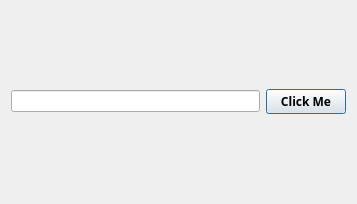
<?xml version="1.0" encoding="UTF-8"?>
<ui version="4.0">
 <class>Dialog</class>
 <widget class="QDialog" name="Dialog">
  <property name="geometry">
   <rect>
    <x>0</x>
    <y>0</y>
    <width>357</width>
    <height>204</height>
   </rect>
  </property>
  <property name="windowTitle">
   <string>Dialog</string>
  </property>
  <layout class="QVBoxLayout" name="verticalLayout">
   <item>
    <layout class="QHBoxLayout" name="horizontalLayout">
     <item>
      <widget class="QLineEdit" name="lineEdit"/>
     </item>
     <item>
      <widget class="QPushButton" name="pushButton">
       <property name="font">
        <font>
         <family>Adobe Devanagari</family>
         <weight>75</weight>
         <bold>true</bold>
        </font>
       </property>
       <property name="toolTip">
        <string>Click Me</string>
       </property>
       <property name="text">
        <string>Click Me</string>
       </property>
      </widget>
     </item>
    </layout>
   </item>
  </layout>
 </widget>
 <resources/>
 <connections/>
</ui>
